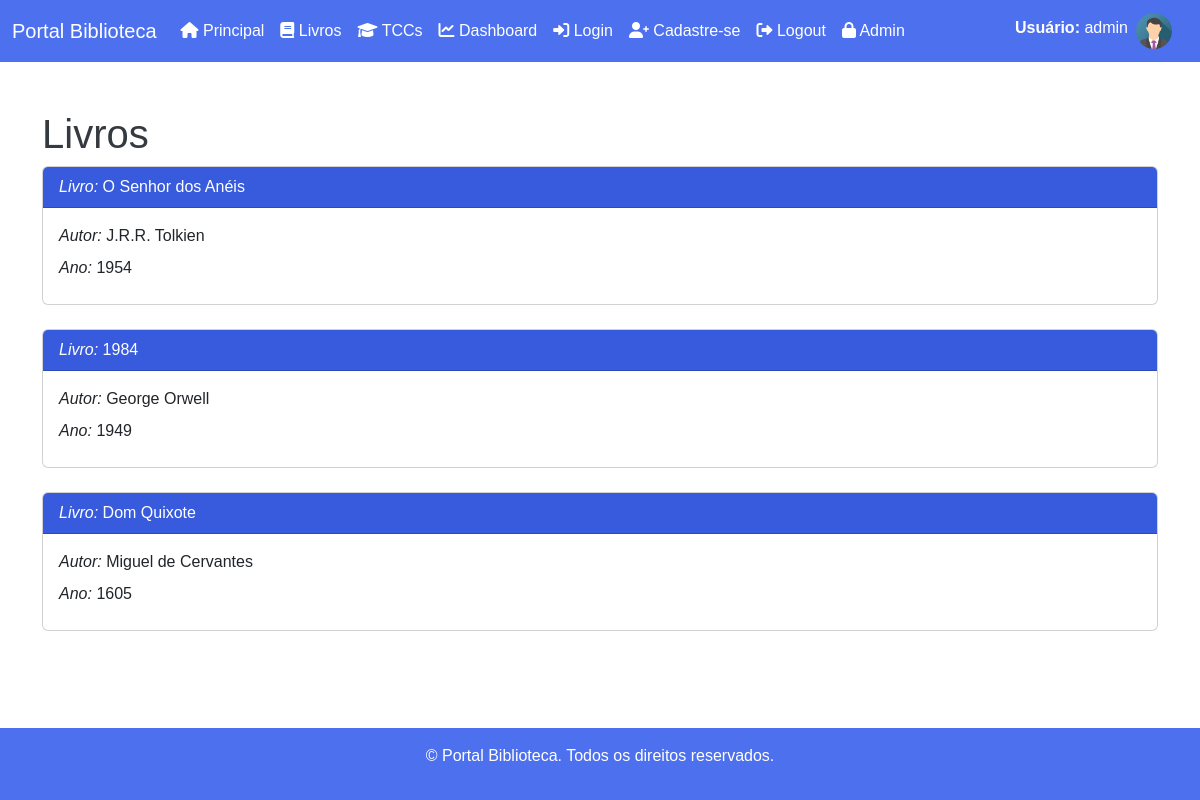
/livros (signed in), run on the app's committed database.
### biblioteca/models.py (models this page shows, shortened)
class Livro(models.Model):
    nome = models.CharField(max_length=255)
    autor = models.CharField(max_length=255)
    ano = models.IntegerField()

### biblioteca/views.py (the view)
# urls.py: path('livros', views.livros, name='livros'),
def livros(request):
    livros = Livro.objects.all().values()
    context = {
        'livros': livros
    }
    template = loader.get_template('livros.html')
    return HttpResponse(template.render(context, request))

### biblioteca/templates/livros.html (shortened to what this page needs)
{% extends "base.html" %}
{% block conteudo %}
    <main class="container mt-5">
        <h1>Livros</h1>
        {% for l in livros %}
            <div class="card">
                <div class="card-header card-title-obra">
                    <em>Livro:</em> {{ l.nome }}
                </div>
                <div class="card-body">
                    <p class="card-title"><em>Autor:</em> {{ l.autor }}</p>
                    <p class="card-title"><em>Ano:</em> {{ l.ano }}</p>
                </div>
            </div>
            <br>
        {% endfor %}
    </main>
{% endblock %}

### biblioteca/templates/base.html (shortened to what this page needs)
{% load static %}
<!DOCTYPE html>
<html lang="pt-BR">
    <head>
        <link href="https://cdn.jsdelivr.net/npm/bootstrap@5.3.3/dist/css/bootstrap.min.css" rel="stylesheet">
        <link rel="stylesheet" href="https://cdnjs.cloudflare.com/ajax/libs/font-awesome/6.0.0-beta3/css/all.min.css">
        <link rel="stylesheet" href="{% static 'styles.css' %}">
    </head>
    <body>
        <header>
            <nav class="navbar navbar-expand-lg navbar-dark">
                <div class="container-fluid">
                    <a class="navbar-brand" href="/">Portal Biblioteca</a>
                    <div class="collapse navbar-collapse" id="navbarNav">
                        <ul class="navbar-nav">
                            <li class="nav-item">
                                <a class="nav-link active" href="/"><i class="fas fa-home"></i> Principal</a>
                            </li>
                            <li class="nav-item">
                                <a class="nav-link active" href="/livros"><i class="fas fa-book"></i> Livros</a>
                            </li>
                            <li class="nav-item">
                                <a class="nav-link active" href="/tccs"><i class="fas fa-graduation-cap"></i> TCCs</a>
                            </li>
                            <li class="nav-item">
                                <a class="nav-link active" href="/dashboard"><i class="fas fa-chart-line"></i> Dashboard</a>
                            </li>
                            <li class="nav-item">
                                <a class="nav-link active" href="/auth/login"><i class="fas fa-sign-in-alt"></i> Login</a>
                            </li>
                            <li class="nav-item">
                                <a class="nav-link active" href="/auth/cadastro"><i class="fas fa-user-plus"></i> Cadastre-se</a>
                            </li>
                            <li class="nav-item">
                                <a class="nav-link active" href="/auth/logout"><i class="fas fa-sign-out-alt"></i> Logout</a>
                            </li>
                            <li class="nav-item">
                                <a class="nav-link active" href="/admin"><i class="fa-solid fa-lock"></i> Admin</a>
                            </li>
                        </ul>
                        <ul class="navbar-nav ms-auto">
                            {% if user.is_authenticated %}
                                <li class="nav-item">
                                    <a class="nav-link active" href="#"><b>Usuário:</b> {{ user.username }}</a>
                                </li>
                                <a class="navbar-brand" href="#">
                                    <img src="{% static 'img_avatar.png' %}" alt="Avatar" style="width:36px;" class="rounded-pill">
                                </a>
                            {% endif %}
                        </ul>
                    </div>
                </div>
            </nav>
        </header>
        {% block conteudo %}
        {% endblock %}
        <footer class="text-white text-center p-3 mt-5">
            <p>&copy; Portal Biblioteca. Todos os direitos reservados.</p>
        </footer>
    </body>
</html>

### static/styles.css (style rules this page uses)
body { font-family: Arial, sans-serif; min-height: 100vh; display: flex; flex-direction: column; }
h1 { color: #343a40; }
header { background-color: #4D70EF; }
main { flex: 1; }
footer { width: 100%; background-color: #4D70EF; margin-top: auto; }
.card { transition: transform 0.3s ease; }
.card-title-obra { background-color: #375BDC; color: white; }

### data on the page
Livro: nome "O Senhor dos Anéis", autor "J.R.R. Tolkien", ano "1954"
Livro: nome "1984", autor "George Orwell", ano "1949"
Livro: nome "Dom Quixote", autor "Miguel de Cervantes", ano "1605"

### other printed values
{{ user.username }} "admin"
